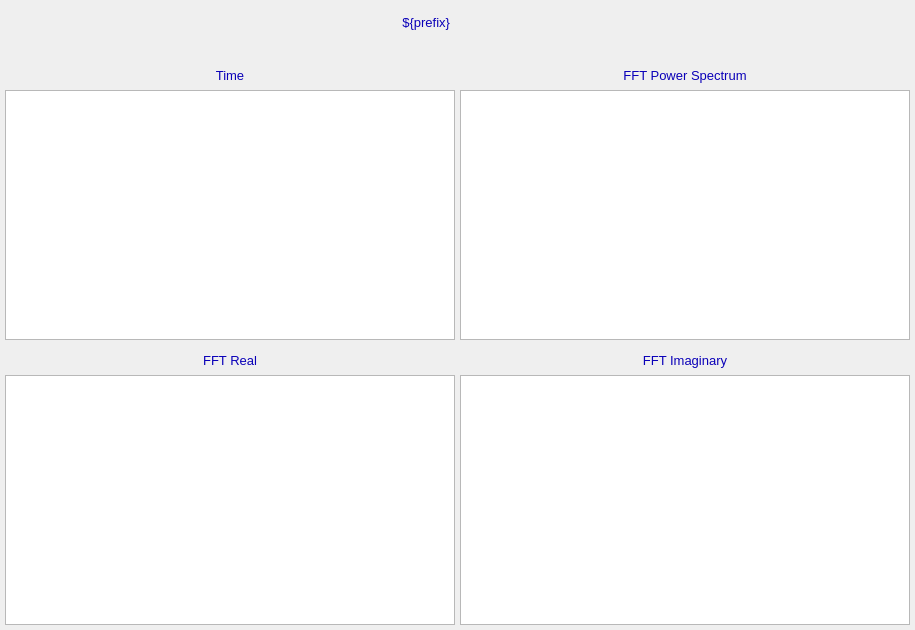
<?xml version="1.0" ?>
<ui version="4.0">
  <class>Dialog</class>
  <widget class="QWidget" name="screen">
    <property name="geometry">
      <rect>
        <x>560</x>
        <y>223</y>
        <width>915</width>
        <height>630</height>
      </rect>
    </property>
    <property name="styleSheet">
      <string notr="true">QWidget#screen {
  color: rgb(0, 0, 0);
  background-color: rgb(187, 187, 187);
  }</string>
    </property>
    <property name="windowTitle">
      <string>NDFFTPlotAll</string>
    </property>
    <widget class="QLabel" name="text">
      <property name="geometry">
        <rect>
          <x>0</x>
          <y>10</y>
          <width>450</width>
          <height>25</height>
        </rect>
      </property>
      <property name="text">
        <string>${prefix}</string>
      </property>
      <property name="font" stdset="0">
        <font>
          <pointsize>10</pointsize>
        </font>
      </property>
      <property name="brush" stdset="0">
        <brush brushstyle="SolidPattern">
          <color alpha="255">
            <red>10</red>
            <green>0</green>
            <blue>184</blue>
          </color>
        </brush>
      </property>
      <property name="toolTip">
        <string>text</string>
      </property>
      <property name="alignment">
        <set>Qt::AlignRight|Qt::AlignTrailing|Qt::AlignVCenter</set>
      </property>
      <property name="styleSheet">
        <string notr="true">QLabel#text {
  color: rgb(10, 0, 184);
  }</string>
      </property>
    </widget>
    <widget class="PyDMWaveformPlot" name="cartesian_plot">
      <property name="geometry">
        <rect>
          <x>5</x>
          <y>90</y>
          <width>450</width>
          <height>250</height>
        </rect>
      </property>
      <property name="toolTip">
        <string>cartesian_plot</string>
      </property>
      <property name="title" stdset="0">
        <string>$(P)$(R)TimeSeries</string>
      </property>
      <property name="xLabels">
        <stringlist>
          <string>Time {s}</string>
        </stringlist>
      </property>
      <property name="yLabels">
        <stringlist>
          <string>${prefix}TimeSeries</string>
        </stringlist>
      </property>
      <property name="curves" stdset="0">
        <stringlist>
          <string>{&quot;name&quot;: &quot;curve 1&quot;, &quot;x_channel&quot;: &quot;ca://${P}${RTS}TSTimeAxis&quot;, &quot;y_channel&quot;: &quot;ca://${prefix}FFTTimeSeries&quot;, &quot;color&quot;: &quot;#4b6ec7&quot;, &quot;lineStyle&quot;: 1, &quot;lineWidth&quot;: 1, &quot;symbolSize&quot;: 10, &quot;redraw_mode&quot;: 2, &quot;block_size&quot;: 1200}</string>
        </stringlist>
      </property>
      <property name="axisColor" stdset="0">
        <color>
          <red>0</red>
          <green>0</green>
          <blue>0</blue>
        </color>
      </property>
      <property name="backgroundColor" stdset="0">
        <color>
          <red>218</red>
          <green>218</green>
          <blue>218</blue>
        </color>
      </property>
    </widget>
    <widget class="QLabel" name="text_1">
      <property name="geometry">
        <rect>
          <x>210</x>
          <y>65</y>
          <width>40</width>
          <height>20</height>
        </rect>
      </property>
      <property name="text">
        <string>Time</string>
      </property>
      <property name="font" stdset="0">
        <font>
          <pointsize>10</pointsize>
        </font>
      </property>
      <property name="brush" stdset="0">
        <brush brushstyle="SolidPattern">
          <color alpha="255">
            <red>10</red>
            <green>0</green>
            <blue>184</blue>
          </color>
        </brush>
      </property>
      <property name="toolTip">
        <string>text_1</string>
      </property>
      <property name="alignment">
        <set>Qt::AlignCenter</set>
      </property>
      <property name="styleSheet">
        <string notr="true">QLabel#text_1 {
  color: rgb(10, 0, 184);
  }</string>
      </property>
    </widget>
    <widget class="PyDMWaveformPlot" name="cartesian_plot_1">
      <property name="geometry">
        <rect>
          <x>460</x>
          <y>90</y>
          <width>450</width>
          <height>250</height>
        </rect>
      </property>
      <property name="toolTip">
        <string>cartesian_plot_1</string>
      </property>
      <property name="title" stdset="0">
        <string>$(P)$(R)FFTAbsValue</string>
      </property>
      <property name="xLabels">
        <stringlist>
          <string>Frequency {Hz}</string>
        </stringlist>
      </property>
      <property name="yLabels">
        <stringlist>
          <string>${prefix}FFTAbsValue</string>
        </stringlist>
      </property>
      <property name="curves" stdset="0">
        <stringlist>
          <string>{&quot;name&quot;: &quot;curve 1&quot;, &quot;x_channel&quot;: &quot;ca://${prefix}FFTFreqAxis&quot;, &quot;y_channel&quot;: &quot;ca://${prefix}FFTAbsValue&quot;, &quot;color&quot;: &quot;#4b6ec7&quot;, &quot;lineStyle&quot;: 1, &quot;lineWidth&quot;: 1, &quot;symbolSize&quot;: 10, &quot;redraw_mode&quot;: 2, &quot;block_size&quot;: 1200}</string>
        </stringlist>
      </property>
      <property name="axisColor" stdset="0">
        <color>
          <red>0</red>
          <green>0</green>
          <blue>0</blue>
        </color>
      </property>
      <property name="backgroundColor" stdset="0">
        <color>
          <red>218</red>
          <green>218</green>
          <blue>218</blue>
        </color>
      </property>
    </widget>
    <widget class="QLabel" name="text_2">
      <property name="geometry">
        <rect>
          <x>605</x>
          <y>65</y>
          <width>160</width>
          <height>20</height>
        </rect>
      </property>
      <property name="text">
        <string>FFT Power Spectrum</string>
      </property>
      <property name="font" stdset="0">
        <font>
          <pointsize>10</pointsize>
        </font>
      </property>
      <property name="brush" stdset="0">
        <brush brushstyle="SolidPattern">
          <color alpha="255">
            <red>10</red>
            <green>0</green>
            <blue>184</blue>
          </color>
        </brush>
      </property>
      <property name="toolTip">
        <string>text_2</string>
      </property>
      <property name="alignment">
        <set>Qt::AlignCenter</set>
      </property>
      <property name="styleSheet">
        <string notr="true">QLabel#text_2 {
  color: rgb(10, 0, 184);
  }</string>
      </property>
    </widget>
    <widget class="PyDMWaveformPlot" name="cartesian_plot_2">
      <property name="geometry">
        <rect>
          <x>5</x>
          <y>375</y>
          <width>450</width>
          <height>250</height>
        </rect>
      </property>
      <property name="toolTip">
        <string>cartesian_plot_2</string>
      </property>
      <property name="title" stdset="0">
        <string>$(P)$(R)FFTReal</string>
      </property>
      <property name="xLabels">
        <stringlist>
          <string>Frequency {Hz}</string>
        </stringlist>
      </property>
      <property name="yLabels">
        <stringlist>
          <string>${prefix}FFTReal</string>
        </stringlist>
      </property>
      <property name="curves" stdset="0">
        <stringlist>
          <string>{&quot;name&quot;: &quot;curve 1&quot;, &quot;x_channel&quot;: &quot;ca://${prefix}FFTFreqAxis&quot;, &quot;y_channel&quot;: &quot;ca://${prefix}FFTReal&quot;, &quot;color&quot;: &quot;#4b6ec7&quot;, &quot;lineStyle&quot;: 1, &quot;lineWidth&quot;: 1, &quot;symbolSize&quot;: 10, &quot;redraw_mode&quot;: 2, &quot;block_size&quot;: 1200}</string>
        </stringlist>
      </property>
      <property name="axisColor" stdset="0">
        <color>
          <red>0</red>
          <green>0</green>
          <blue>0</blue>
        </color>
      </property>
      <property name="backgroundColor" stdset="0">
        <color>
          <red>218</red>
          <green>218</green>
          <blue>218</blue>
        </color>
      </property>
    </widget>
    <widget class="QLabel" name="text_3">
      <property name="geometry">
        <rect>
          <x>190</x>
          <y>350</y>
          <width>80</width>
          <height>20</height>
        </rect>
      </property>
      <property name="text">
        <string>FFT Real</string>
      </property>
      <property name="font" stdset="0">
        <font>
          <pointsize>10</pointsize>
        </font>
      </property>
      <property name="brush" stdset="0">
        <brush brushstyle="SolidPattern">
          <color alpha="255">
            <red>10</red>
            <green>0</green>
            <blue>184</blue>
          </color>
        </brush>
      </property>
      <property name="toolTip">
        <string>text_3</string>
      </property>
      <property name="alignment">
        <set>Qt::AlignCenter</set>
      </property>
      <property name="styleSheet">
        <string notr="true">QLabel#text_3 {
  color: rgb(10, 0, 184);
  }</string>
      </property>
    </widget>
    <widget class="PyDMWaveformPlot" name="cartesian_plot_3">
      <property name="geometry">
        <rect>
          <x>460</x>
          <y>375</y>
          <width>450</width>
          <height>250</height>
        </rect>
      </property>
      <property name="toolTip">
        <string>cartesian_plot_3</string>
      </property>
      <property name="title" stdset="0">
        <string>$(P)$(R)FFTImaginary</string>
      </property>
      <property name="xLabels">
        <stringlist>
          <string>Frequency {Hz}</string>
        </stringlist>
      </property>
      <property name="yLabels">
        <stringlist>
          <string>${prefix}FFTImaginary</string>
        </stringlist>
      </property>
      <property name="curves" stdset="0">
        <stringlist>
          <string>{&quot;name&quot;: &quot;curve 1&quot;, &quot;x_channel&quot;: &quot;ca://${prefix}FFTFreqAxis&quot;, &quot;y_channel&quot;: &quot;ca://${prefix}FFTImaginary&quot;, &quot;color&quot;: &quot;#4b6ec7&quot;, &quot;lineStyle&quot;: 1, &quot;lineWidth&quot;: 1, &quot;symbolSize&quot;: 10, &quot;redraw_mode&quot;: 2, &quot;block_size&quot;: 1200}</string>
        </stringlist>
      </property>
      <property name="axisColor" stdset="0">
        <color>
          <red>0</red>
          <green>0</green>
          <blue>0</blue>
        </color>
      </property>
      <property name="backgroundColor" stdset="0">
        <color>
          <red>218</red>
          <green>218</green>
          <blue>218</blue>
        </color>
      </property>
    </widget>
    <widget class="QLabel" name="text_4">
      <property name="geometry">
        <rect>
          <x>620</x>
          <y>350</y>
          <width>130</width>
          <height>20</height>
        </rect>
      </property>
      <property name="text">
        <string>FFT Imaginary</string>
      </property>
      <property name="font" stdset="0">
        <font>
          <pointsize>10</pointsize>
        </font>
      </property>
      <property name="brush" stdset="0">
        <brush brushstyle="SolidPattern">
          <color alpha="255">
            <red>10</red>
            <green>0</green>
            <blue>184</blue>
          </color>
        </brush>
      </property>
      <property name="toolTip">
        <string>text_4</string>
      </property>
      <property name="alignment">
        <set>Qt::AlignCenter</set>
      </property>
      <property name="styleSheet">
        <string notr="true">QLabel#text_4 {
  color: rgb(10, 0, 184);
  }</string>
      </property>
    </widget>
    <widget class="PyDMLabel" name="text_update">
      <property name="geometry">
        <rect>
          <x>450</x>
          <y>10</y>
          <width>450</width>
          <height>25</height>
        </rect>
      </property>
      <property name="toolTip">
        <string>PV: ${prefix}Name</string>
      </property>
      <property name="channel" stdset="0">
        <string>ca://${prefix}Name</string>
      </property>
      <property name="font" stdset="0">
        <font>
          <pointsize>10</pointsize>
        </font>
      </property>
      <property name="alignment">
        <set>Qt::AlignCenter</set>
      </property>
      <property name="textInteractionFlags">
        <set>Qt::TextSelectableByKeyboard|Qt::TextSelectableByMouse</set>
      </property>
      <property name="styleSheet">
        <string notr="true">PyDMLabel#text_update {
  color: rgb(10, 0, 184);
  background-color: rgb(187, 187, 187);
  }</string>
      </property>
    </widget>
  </widget>
  <customwidgets>
    <customwidget>
      <class>PyDMLabel</class>
      <extends>QLabel</extends>
      <header>pydm.widgets.label</header>
    </customwidget>
    <customwidget>
      <class>PyDMWaveformPlot</class>
      <extends>QGraphicsView</extends>
      <header>pydm.widgets.waveformplot</header>
    </customwidget>
  </customwidgets>
</ui>
